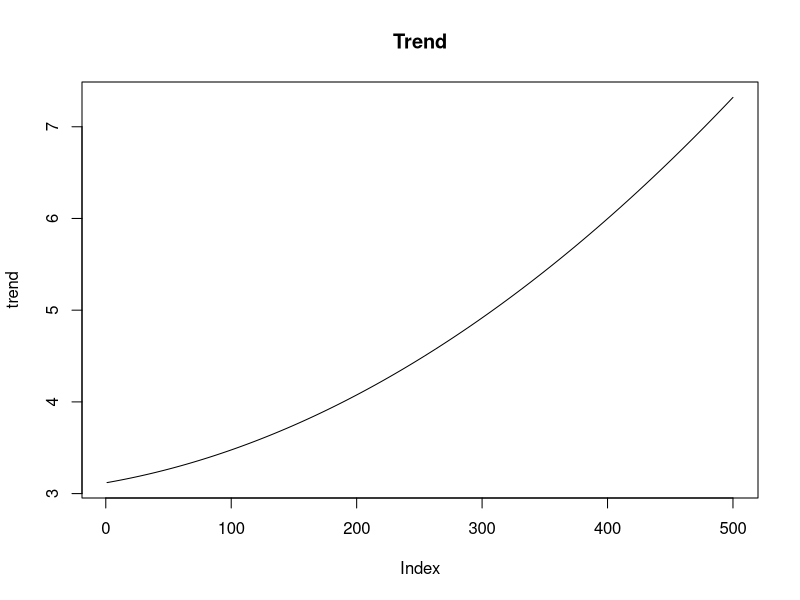
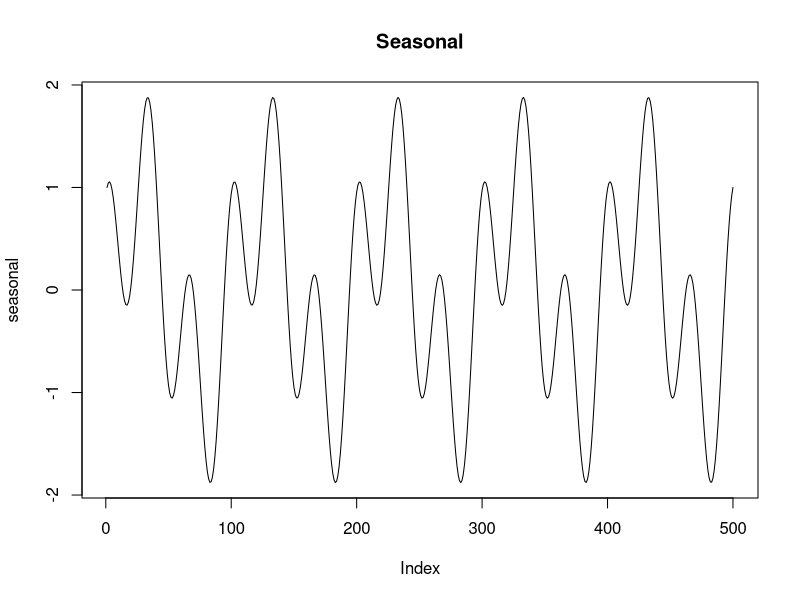
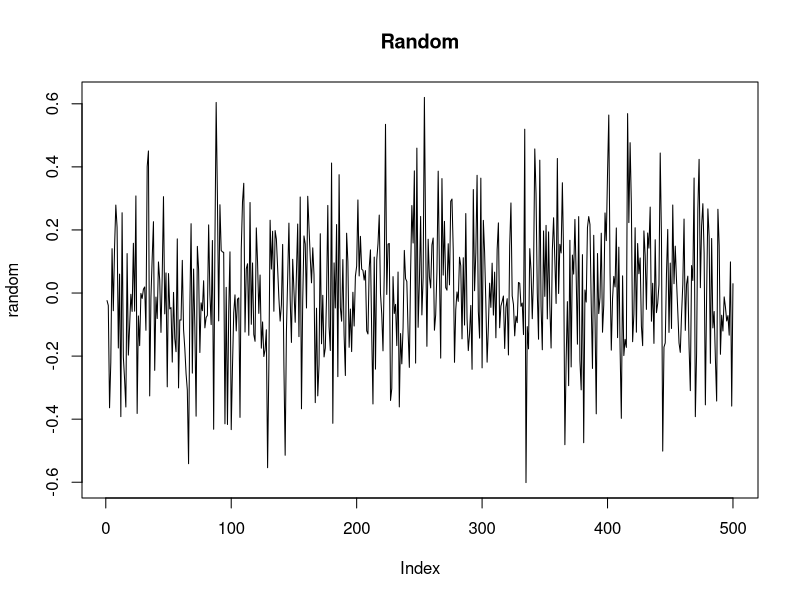
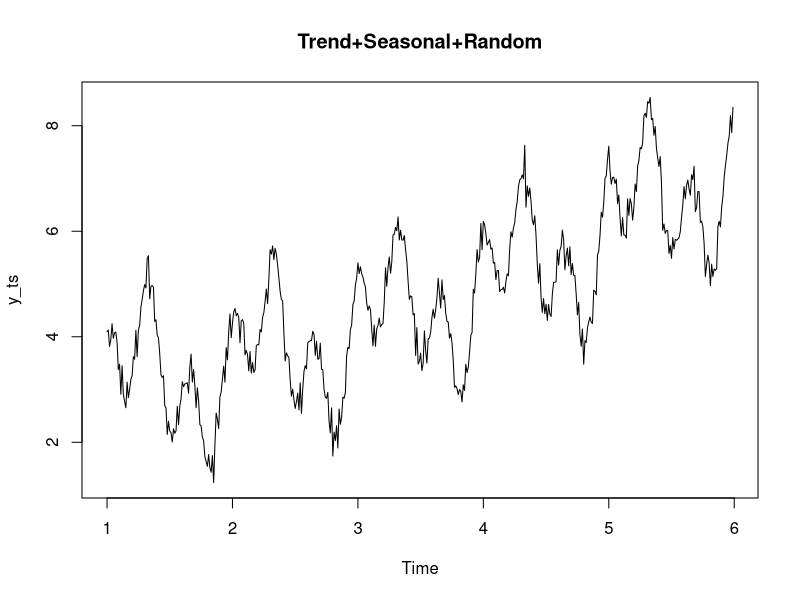
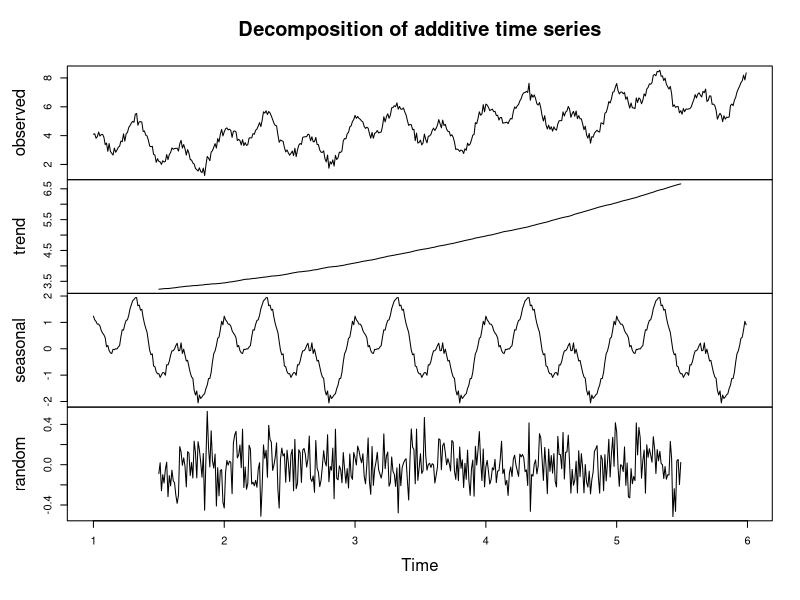

These figures' R source, in order:
x11()

periods                 <-  5
observations_per_period <- 100
total_observations      <- periods * observations_per_period

x <- seq(0, 1, length=total_observations)

trend    <- 3+ (x+ 0.2)^2                              * 3
seasonal <-    sin(2*pi*x*periods)+cos(6*pi*x*periods) * 1 
random   <-    rnorm(length(x), mean=0, sd=1)          * 0.2

plot(trend, main='Trend', pch=19, type="l")
z <- locator(1)

plot(seasonal, main='Seasonal', pch=19, type="l")
z <- locator(1)
  
plot(random, main='Random', pch=19, type="l")
z <- locator(1)

y <- trend + seasonal + random

# Create a time series
y_ts = ts(y, frequency=observations_per_period)

plot (y_ts, main='Trend+Seasonal+Random', pch=19, type="l")
z <- locator(1)

y_dec = decompose(y_ts)
class(y_dec)
# [1] "decomposed.ts"

plot(y_dec)
z <- locator(1)
